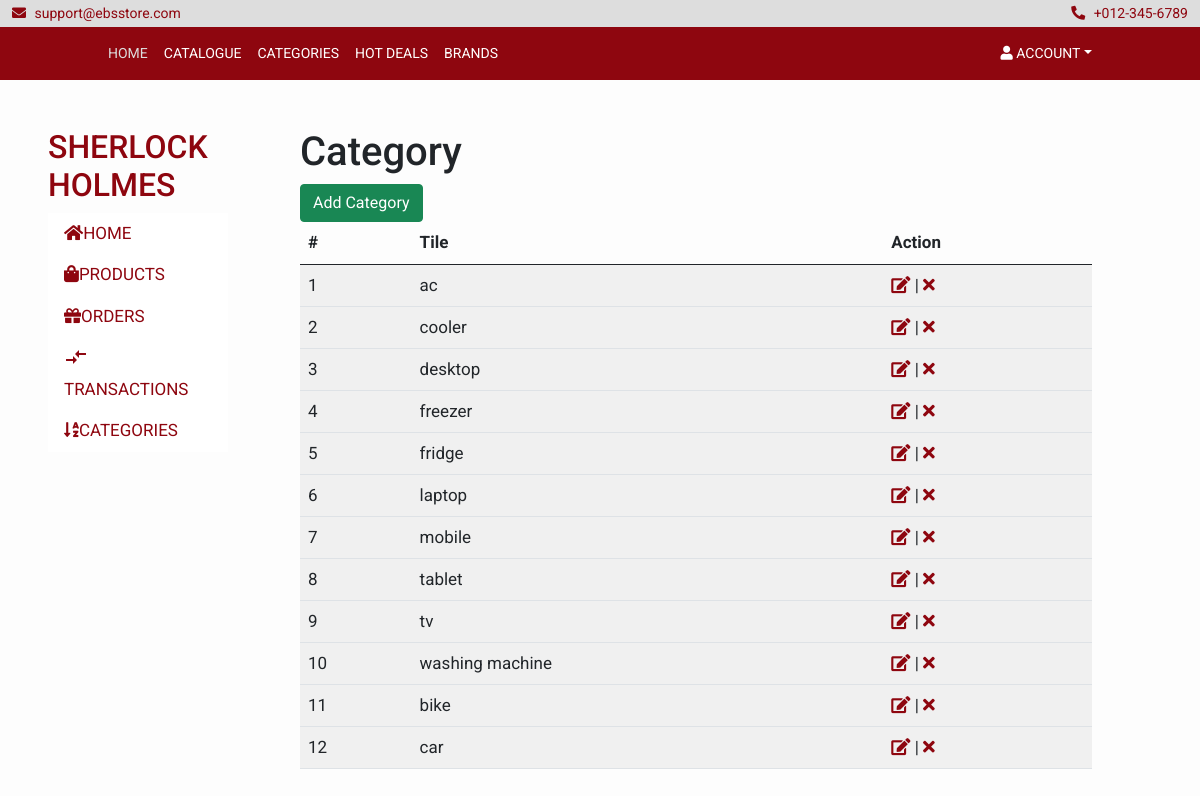
The page /dashboard/categories/ (signed in) on the database its author committed.
### account/models.py (models this page shows, shortened)
class UserAccount(AbstractBaseUser, PermissionsMixin):
    username = models.CharField(max_length=255, unique=True)
    first_name=models.CharField(max_length=255)
    last_name=models.CharField(max_length=255)
    email = models.EmailField(max_length=255, unique=True)
    is_superuser = models.BooleanField(default=False)
    is_admin = models.BooleanField('Is Admin', default=False)
    is_staff = models.BooleanField(default=False)
    is_customer = models.BooleanField(default=True)
    is_client = models.BooleanField(default = False)
    balance = models.DecimalField(max_digits=15, decimal_places=2, default=0)
    user_type = models.PositiveIntegerField(choices=CHOICES, default=1)
    created_at = models.DateTimeField(auto_now_add=True)
    update_at= models.DateTimeField(auto_now=True)
    objects = UserAccountManager()
    USERNAME_FIELD = 'username'
    REQUIRED_FIELDS = ['first_name', 'last_name', 'email']

### store/models.py (models this page shows, shortened)
class Category(models.Model):
    title = models.CharField(max_length=255, unique=True)
    image = models.ImageField(upload_to='uploads/', null=True, blank=True, verbose_name="")

### store/views.py (the view)
# urls.py: path('dashboard/categories/', views.vendor_categories_view, name="categories"),
@login_required
def vendor_categories_view(request):
    categories = Category.objects.all()
    return render(request, 'dashboard/categories/categories.html', {'categories': categories})

### cart/context_processor.py (called while the page is built)
def cart(request):
    return {'cart': Cart(request)}

### store/context_processor.py (called while the page is built)
def categories(request):
    categories = Category.objects.all()
    return {'categories': categories}

def brands(request):
    brands = Brand.objects.all()
    return {'brands': brands}

### templates/dashboard/categories/categories.html
{% extends "../dashboard.html" %}
{%block dashboard_content%}
    <h1>Category</h1>
    <a href="{%url 'add_category'%}" class="btn btn-success"> Add Category </a>
    {% if categories %}
     <table class="table table-striped table-hover">
        <thead>
          <th>#</th>
          <th>Tile</th>
          <th>Action</th>
        </thead>
        <tbody>
      {% for category in categories %}
          <tr>
            <td> {{category.id}}</td>
            <td>{{category.title}}</td>
            <td><a href="{% url 'edit_category' category.id %}"> <i class="fa fa-edit"></i></a> |
              <a href="{% url 'delete_category' category.id %}"><i class="fa fa-times"></i></a></td>
            <tr>
          {% endfor %}
          </tbody>
      </table>
    {%else %}
          <p>No product added</p>
      {%endif%}
{%endblock%}

### templates/dashboard/dashboard.html (shortened to what this page needs)
{% load static %}
<!DOCTYPE html>
<html lang="en">
  <head>
    <link rel="stylesheet" href="https://cdnjs.cloudflare.com/ajax/libs/font-awesome/4.7.0/css/font-awesome.min.css">
    <link
      href="https://cdn.jsdelivr.net/npm/bootstrap@5.0.2/dist/css/bootstrap.min.css"
      rel="stylesheet"
    />
    <link href="https://cdnjs.cloudflare.com/ajax/libs/font-awesome/5.10.0/css/all.min.css" rel="stylesheet">
    <link href="{% static 'css/dashboard.css'%}" rel="stylesheet">
    <link href="{% static 'css/main.css'%}" rel="stylesheet">
  </head>
  <body>
  {% include "../components/topbar.html"%}
  {% include "../components/primary_navbar.html"%}
<div class="row">
  <div class="col-2 mt-5 mx-5">
    <aside  >
        <div>
          {% if user.user_type == 0 %}
              {% if store %}
                <h2>{{user.store.name}}</h2>
              {%else %}
               <h2> {{user.first_name}}  {{user.last_name}}</h2>
              {%endif%}
          {% else  %}
              <h2> {{user.first_name}}  {{user.last_name}}</h2>
          {%endif%}
        </div>
        {% if user.user_type == 0 or store%}
          <ul class="nav flex-column" style="background:white">
            <li class="nav-item">
              <a class="nav-link active" href="{%url 'dashboard'%}"><i class="fa fa-home"></i>Home</a>
            </li>
            <li class="nav-item">
              <a class="nav-link active" href="{%url 'vendor_products'%}"><i class="	fa fa-shopping-bag"></i>Products</a>
            </li>
            <li class="nav-item">
              <a class="nav-link active" class="nav-link active" href="{% url 'order:order_view'%}"><i class="fa fa-gift"></i>Orders</a>
            </li>
            <li class="nav-item">
              <a class="nav-link active" href="{% url 'order:transaction_history'%}"><i class="material-icons">compare_arrows</i> Transactions</a>
            </li>
            <li class="nav-item">
              <a class="nav-link active" href="{%url 'categories'%}"><i class="fa fa-sort-alpha-asc"></i>Categories</a>
            </li>
          </ul>
        {%endif%}
      </aside>
  </div>
  <div class="col-8 mt-5">
     <section >
      <div class="row">
        <div class="col-lg-12">
          {%block dashboard_content%}
          {% endblock dashboard_content%}
      </div>
  </div>
  </section>
</div>
</div>
  </body>
</html>

### static/css/dashboard.css (style rules this page uses)
body { padding-bottom: 30px; position: relative; min-height: 100%; }
a { transition: background 0.2s, color 0.2s; }

### static/css/main.css (style rules this page uses)
:root { --primary: #8e060f; --white: #ffffff; }
body { font-family: "Roboto", sans-serif; overflow-x: hidden; font-size: 17px; background-color: #fdfdfd; }
a { color: #8e060f; outline: none; text-decoration: none; }
.nav-item { color:#8e060f; }
.nav a { color: #8e060f; }
@media (min-width: 768px) { .nav, .nav .navbar { background: #8e060f; color:#ddd; } }
aside { color: #8e060f; text-transform: uppercase; }

### rows shown on the page
UserAccount: first_name "SHERLOCK", last_name "HOLMES"
Category: id "1", title "ac"
Category: id "2", title "cooler"
Category: id "3", title "desktop"
Category: id "4", title "freezer"
Category: id "5", title "fridge"
Category: id "6", title "laptop"
Category: id "7", title "mobile"
Category: id "8", title "tablet"
Category: id "9", title "tv"
Category: id "10", title "washing machine"
Category: id "11", title "bike"
Category: id "12", title "car"
